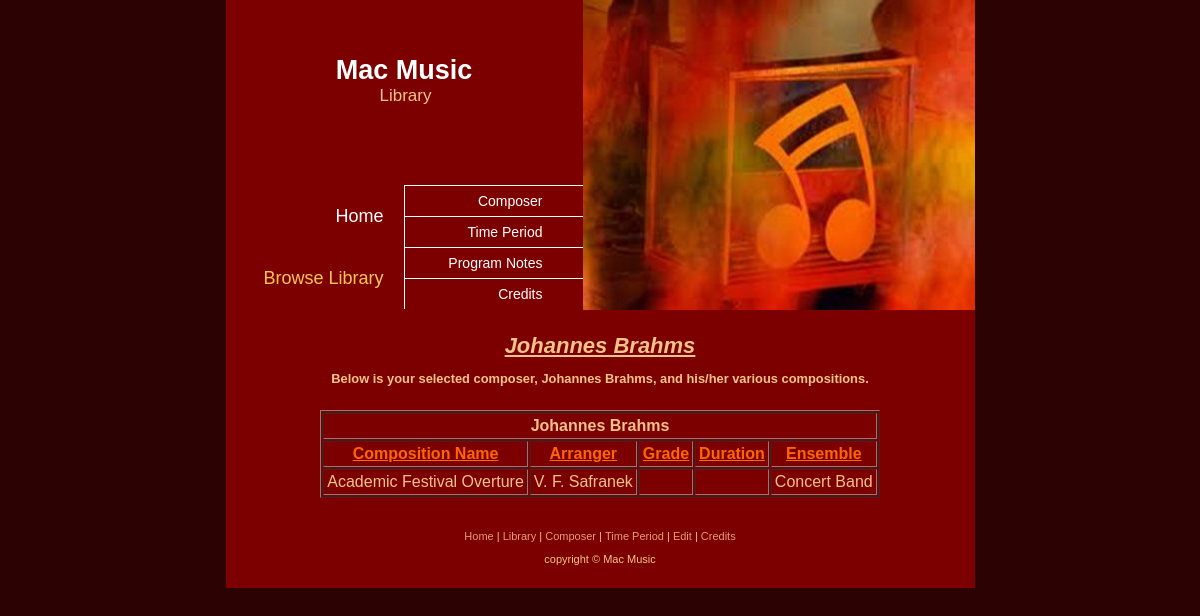
The page /compositions.php?id=1 on the database its author committed.
### tables this page shows
CREATE TABLE `composers` (
  `id` int(8) NOT NULL auto_increment,
  `fname` varchar(50) default NULL,
  `mname` varchar(50) default NULL,
  `lname` varchar(50) default NULL,
  `birth` int(8) default NULL,
  `death` int(8) default NULL,
  `era_id` int(8) default NULL,
  `timestamp` timestamp NOT NULL default CURRENT_TIMESTAMP on update CURRENT_TIMESTAMP,
  PRIMARY KEY  (`id`),
  KEY `FK_composers_era_id` (`era_id`),
  CONSTRAINT `FK_composers_era_id` FOREIGN KEY (`era_id`) REFERENCES `era` (`id`)
);

CREATE TABLE `pieces` (
  `id` int(8) NOT NULL auto_increment,
  `title` varchar(75) NOT NULL,
  `arranger` varchar(50) default NULL,
  `grade` double default NULL,
  `duration` varchar(50) default NULL,
  `ensemble_id` int(8) NOT NULL,
  PRIMARY KEY  (`id`),
  KEY `FK_pieces_ensemble_id` (`ensemble_id`),
  CONSTRAINT `FK_pieces_ensemble_id` FOREIGN KEY (`ensemble_id`) REFERENCES `ensemble` (`id`)
);

CREATE TABLE `ensemble` (
  `id` int(8) NOT NULL,
  `name` varchar(20) default NULL,
  PRIMARY KEY  (`id`)
);

### compositions.php (the view, shortened to what this page needs)
<?php
$id = $_REQUEST['id'];
$query = "SELECT fname, mname, lname FROM `composers` where id=$id";
$result = mysql_query($query) or die ("Table composers was not found.");
$rownum = mysql_num_rows($result);
for ($i = 0; $i < $rownum; $i++) {
$composername[$i] = mysql_fetch_row($result); }
$composer = $composername[0][0] . " " .  $composername[0][1] . " " . $composername[0][2];
$query = "SELECT piece_id FROM `composer_piece_link` WHERE composer_id = $id";
$result = mysql_query($query) or die ("Table composer_piece_link was not found.");
$rownum = mysql_num_rows($result);
$query = "SELECT * from pieces where id IN(";
for ($i = 0; $i < $rownum; $i++) {
        $composition = mysql_fetch_row($result);
	$x = $composition[0];
	if ($i == $rownum - 1)
		{
		$query .= "$x)";
		}
	else
		{
		$query .= "$x,";
		}
}
$sort = $_REQUEST['sort'];
switch ($sort):
	default:
		$query .= " ORDER by id";
		break;
endswitch;
$query .= ";";
$result = mysql_query($query) or die ("Table pieces was not found.");
for ($i = 0; $i < $rownum; $i++) {
        $piece[$i] = mysql_fetch_row($result);
}
echo "<HTML>\n";
echo "<HEAD>\n";
echo "</HEAD>\n";
echo "<br/>\n";
echo "<br/>\n";
echo "<H1 align=\"center\"><U><I>$composer</U></I></H1>\n";
echo "<br/>\n";
echo "<H3 align=\"center\">Below is your selected composer, $composer, and his/her various compositions.</H3>";
echo "<BR><BR>\n";
echo "<TABLE align=\"center\" cellpadding=\"3\" border=\"1\">\n";
echo "<TR>\n";
echo "<TH colspan=\"5\">$composer</TH>\n";
echo "</TR><TR>\n";
if ($flip == FALSE || EMPTY($flip)) {
	echo "<TH align=\"center\"><A href=\"" . $PHP_SELF . "?id=$id&sort=composition1\">Composition Name</A></FONT>\n";
	echo "<TH align=\"center\"><A href=\"" . $PHP_SELF . "?id=$id&sort=arranger1\">Arranger</A></FONT></TH>\n";
	echo "<TH align=\"center\"><A href=\"" . $PHP_SELF . "?id=$id&sort=grade1\">Grade</A></FONT></TH>\n";
	echo "<TH align=\"center\"><A href=\"" . $PHP_SELF . "?id=$id&sort=duration1\">Duration</A></FONT></TH>\n";
	echo "<TH align=\"center\"><A href=\"" . $PHP_SELF . "?id=$id&sort=ensemble1\">Ensemble</A></FONT></TH>\n"; }
for ($i = 0; $i < $rownum; $i++)
{
        echo "<TR>";
        echo "<TD align=\"left\">" . $piece[$i][1] . "</TD>\n";
        if (empty($piece[$i][3]))
                $piece[$i][3] = "&nbsp";
        if (empty($piece[$i][4]))
                $piece[$i][4] = "&nbsp";
	echo "<TD align=\"left\">" . $piece[$i][2] . "</FONT></TD>\n";
	echo "<TD align=\"center\">" . $piece[$i][3] . "</FONT></TD>\n";
	echo "<TD align=\"center\">" . $piece[$i][4] ."</FONT></TD>\n";
	$query = "SELECT name from ensemble where id=";
	$x = $piece[$i][5];
	$query .= "$x;";
	$result = mysql_query($query) or die ("Table ensemble was not found.");
	for ($j = 0; $j < $rownum; $j++)
	{
		$ensemble = mysql_fetch_row($result);
		echo "<td align=\"center\">" . $ensemble[0] . "</td>\n";
	}
}
echo "</TABLE>\n";
?>
</BODY>
</HEAD>
</HTML>

### style.css (style rules this page uses)
html, body, form, h1, h2, h3, h4, ul, li { margin: 0; padding: 0; }
a { color: #FF6600; }
.clear { clear: both; }
body { background: #2D0202; text-align: center; font: 11px arial, sans-serif; color: #F4C389; padding-bottom: 10px; }
#wrapper { text-align: left; margin: auto; width: 749px; position: relative; background: #7C0000 top right url(images/header.jpg) no-repeat; }
#logo { width: 357px; background: url(images/logo.jpg) no-repeat; height: 185px; text-align: center; }
#logo h1 { padding-top: 55px; color: #fff; font: bold 27px "arial black", arial, sans-serif; }
#logo p { margin: 0em; padding-left: 3px; font: 17px "arial narrow", arial, sans-serif; }
#nav li { list-style: none; }
#nav-left { width: 178px; }
#nav-left li { background: url(images/nav_bg.jpg) repeat-x; font: 18px "arial narrow", arial, sans-serif; height: 62px; line-height: 62px; text-align: right; }
#nav-left a { color: #fff; text-decoration: none; padding-right: 20px; }
#nav-left .orange a { color: #FFC559; }
#nav-right { position: absolute; top: 185px; left: 178px; width: 178px; border-left: 1px solid white; }
#nav-right ul { text-align: right; }
#nav-right li { font: 14px "arial narrow", arial, sans-serif; height: 30px; line-height: 30px; border-top: 1px solid white; background: 152px 10px url(images/arr.gif) no-repeat; padding-right: 40px; }
#nav-right a { color: white; text-decoration: none; }
p { margin: 1em 0; line-height: 1.1; }
#footer { text-align: center; background: url(images/divider.gif) repeat-x; padding: 20px 20px 12px 20px; margin: 0 2em; }
#footer li { list-style: none; display: inline; }
#footer a { color: #E49E6F; text-decoration: none; }

### rows shown on the page
composers: composer "Johannes Brahms"
pieces: title "Academic Festival Overture", arranger "V. F. Safranek"
ensemble: name "Concert Band"
